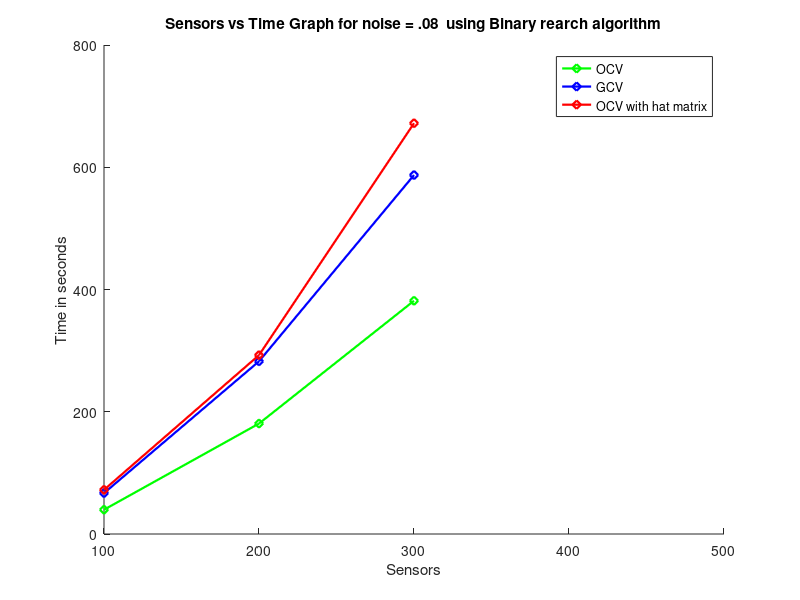
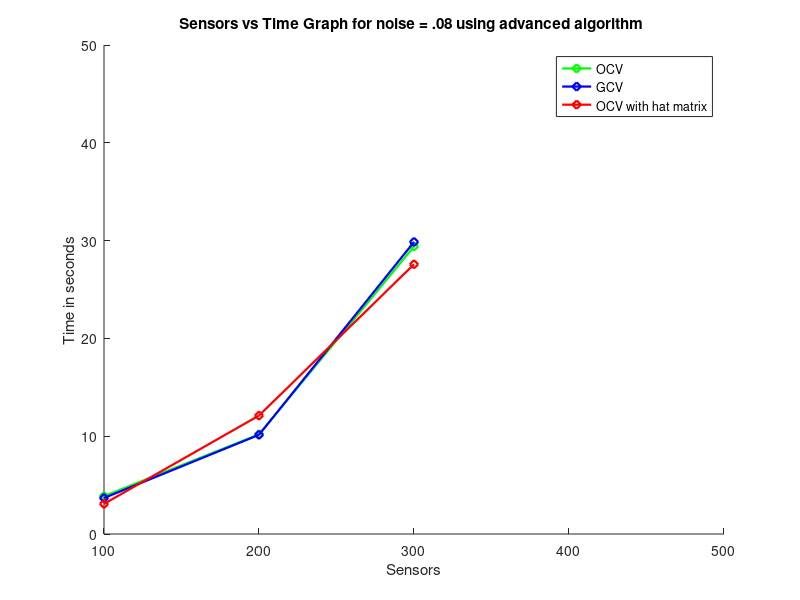

Write the MATLAB code that produced these figures, in order.
%TIME AND Sensor graph

figure(1)
x = [100 ,200,300]
y= [39.722 , 180.67 , 381.55]
hold on
plot (x,y,'d-g','LineWidth',1.6 );
xlabel('Sensors')
ylabel('Time in seconds');
title ( 'Sensors vs Time Graph for noise = .08  using Binary rearch algorithm')
y= [66.91 , 282.51 , 587.21]
hold on
plot (x,y,'d-b','LineWidth',1.6 );
hold on
y= [72.22 , 292.62 , 672.03]
plot (x,y,'d-r','LineWidth',1.6 );
axis([100 500 0 800 ])

legend('OCV','GCV','OCV with hat matrix');
hold off


figure (2)

x = [100 ,200,300]
y= [3.87 10.19  29.4]
hold on
plot (x,y,'d-g','LineWidth',1.6 );
xlabel('Sensors')
ylabel('Time in seconds');
title ( 'Sensors vs Time Graph for noise = .08 using advanced algorithm ')
y= [3.68  10.14  29.86]
hold on
plot (x,y,'d-b','LineWidth',1.6 );
hold on
y= [3.08  12.1103  27.58]
plot (x,y,'d-r','LineWidth',1.6 );
axis([100 500 0 50 ])

legend('OCV','GCV','OCV with hat matrix');
hold  off

% figure (2)
% 
% x = [100 ,200,300]
% y= [40.86 , 184.61 , 379.26]
% hold on
% plot (x,y,'d-g','LineWidth',1.6 );
% xlabel('Sensors')
% ylabel('Time in seconds');
% title ( 'Sensors vs Time Graph for noise = .12 ')
% y= [66.76 , 278.18 , 595.24]
% hold on
% plot (x,y,'d-b','LineWidth',1.6 );
% hold on
% y= [73.45 , 291.89 , 673.14]
% plot (x,y,'d-r','LineWidth',1.6 );
% axis([100 500 0 800 ])
% 
% legend('OCV','GCV','OCV with hat matrix');
% 
% figure (3)
% 
% x = [100 ,200,300]
% y= [39.29 , 181.27 , 380.1]
% hold on
% plot (x,y,'d-g','LineWidth',1.6 );
% xlabel('Sensors')
% ylabel('Time in seconds');
% title ( 'Sensors vs Time Graph for noise = .2 ')
% y= [67.166 , 279.34 , 594.23]
% hold on
% plot (x,y,'d-b','LineWidth',1.6 );
% hold on
% y= [72.89 , 293.47 , 671.79]
% plot (x,y,'d-r','LineWidth',1.6 );
% axis([100 500 0 800 ])
% 
% legend('OCV','GCV','OCV with hat matrix');

